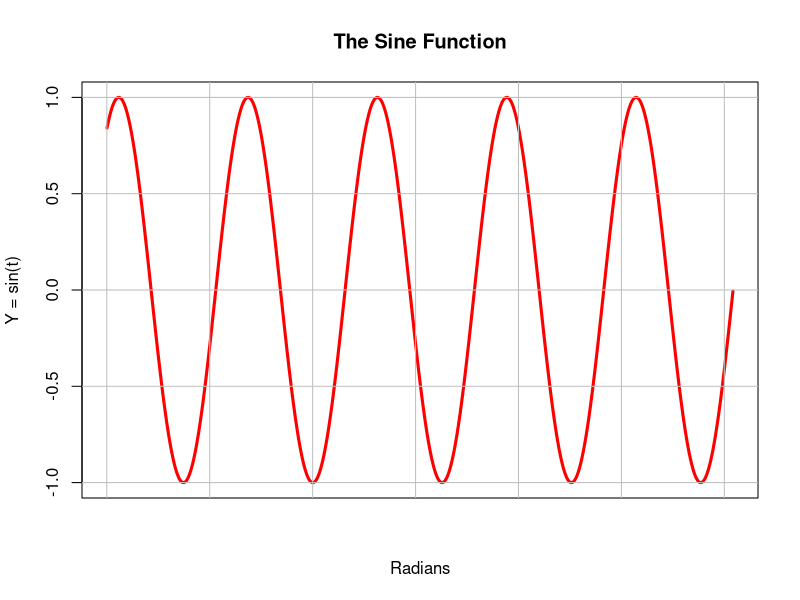
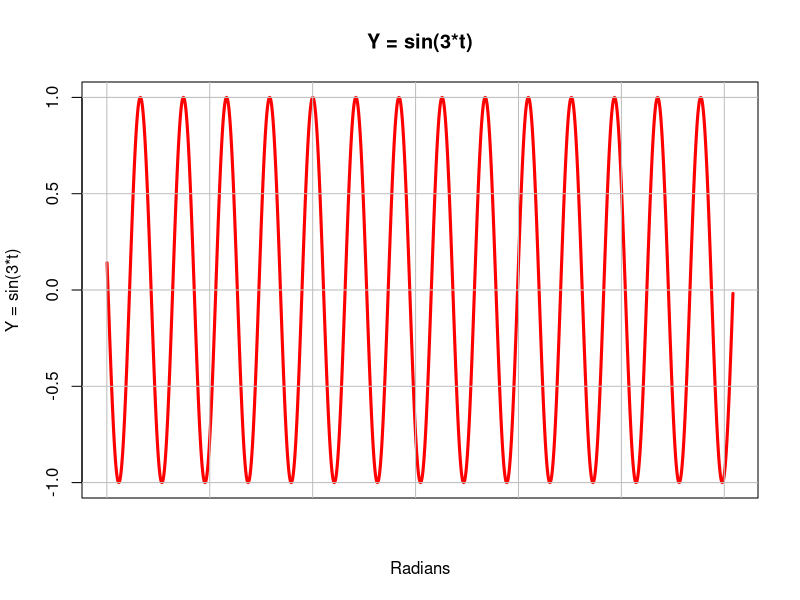
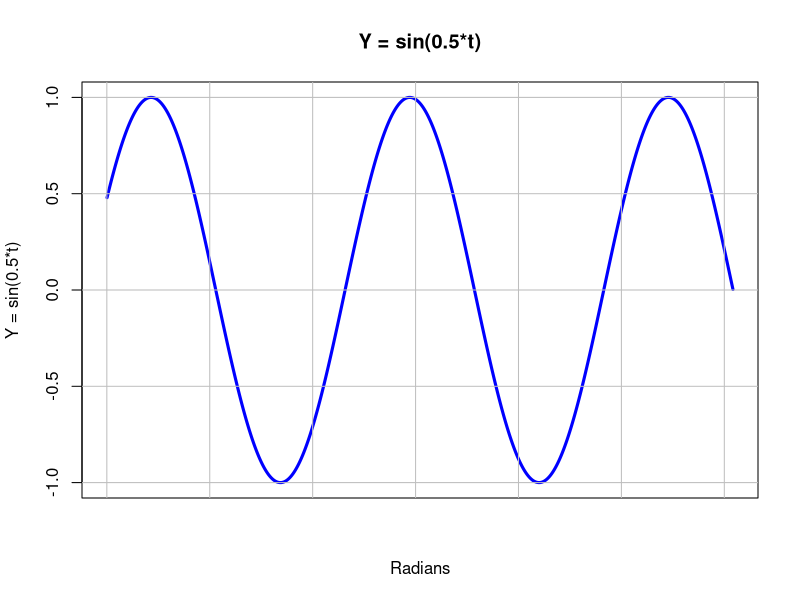
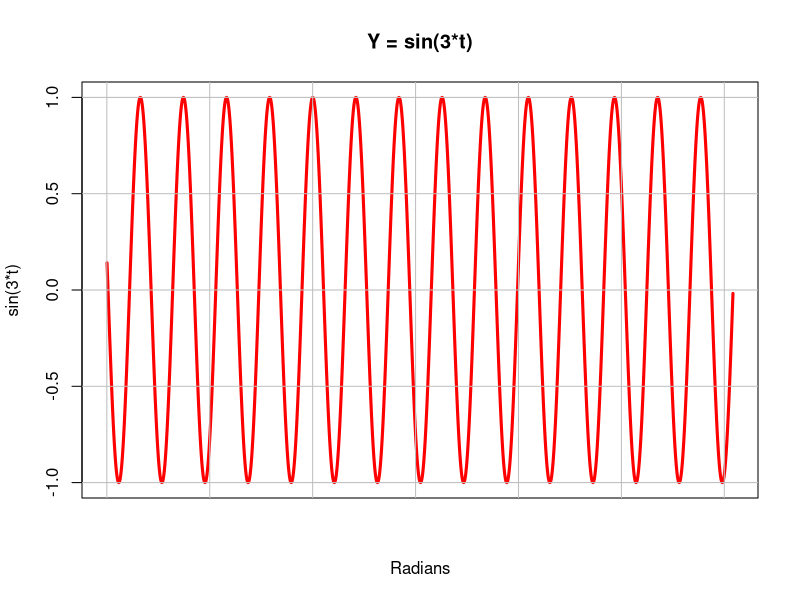
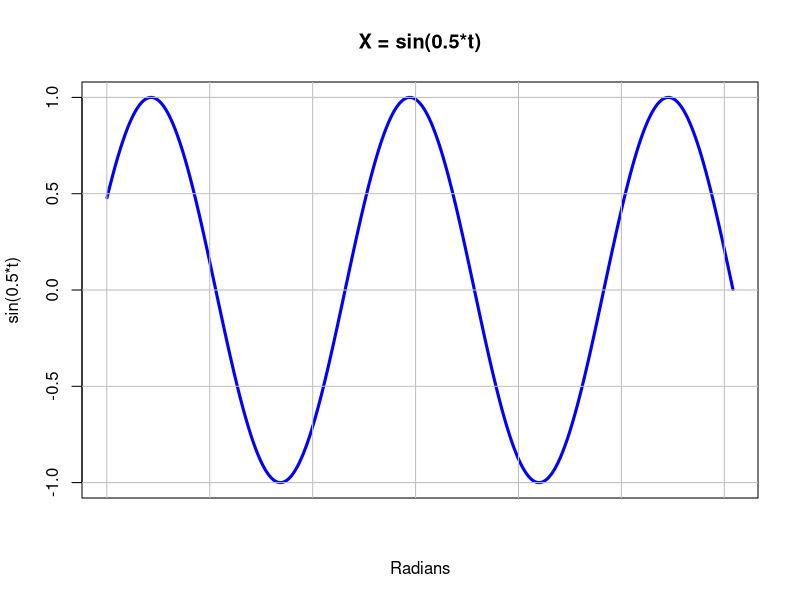
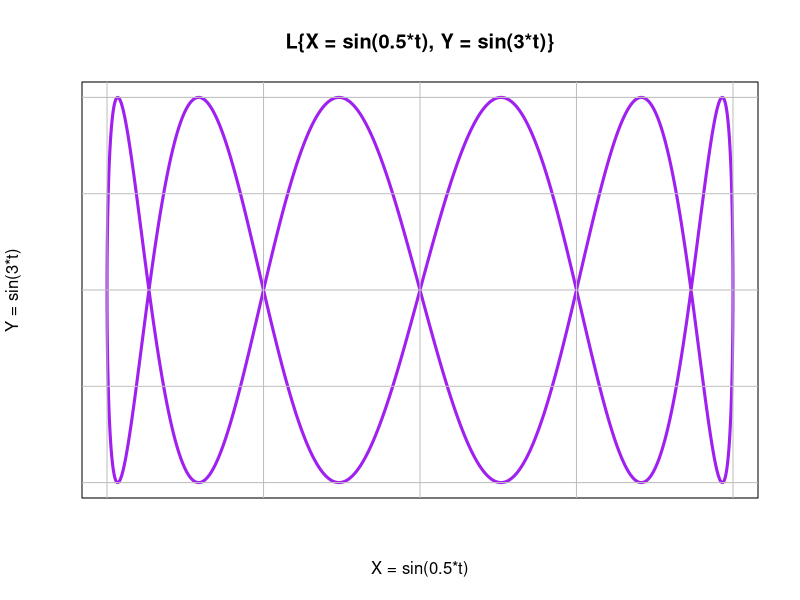
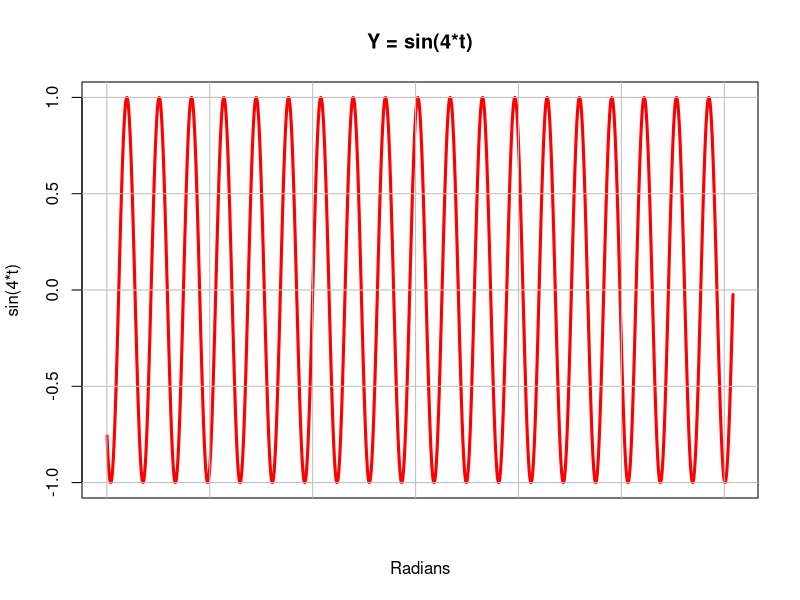
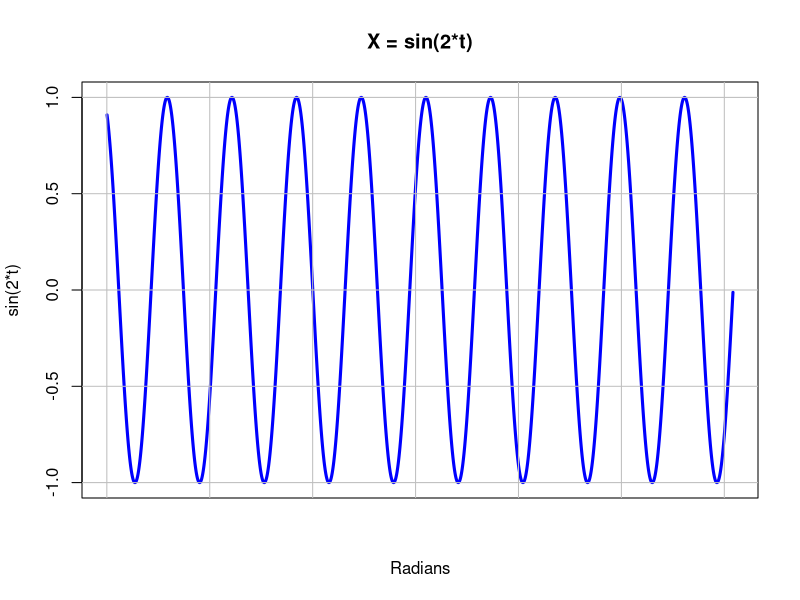

Recreate these plots in R, in order.
## ---- chunk 1
t <- seq(1,10*pi,.01)

plot(x=sin(t), xlab="Radians", ylab='Y = sin(t)', col='red', type='l', lwd=3, main='The Sine Function', xaxt='n')
grid(col='gray', lty=1)
## ---- chunk 2
# Multiple plot function
#
# ggplot objects can be passed in ..., or to plotlist (as a list of ggplot objects)
# - cols:   Number of columns in layout
# - layout: A matrix specifying the layout. If present, 'cols' is ignored.
#
# If the layout is something like matrix(c(1,2,3,3), nrow=2, byrow=TRUE),
# then plot 1 will go in the upper left, 2 will go in the upper right, and
# 3 will go all the way across the bottom.
#
multiplot <- function(..., plotlist=NULL, file, cols=1, layout=NULL) {
  require(grid)

  # Make a list from the ... arguments and plotlist
  plots <- c(list(...), plotlist)

  numPlots = length(plots)

  # If layout is NULL, then use 'cols' to determine layout
  if (is.null(layout)) {
    # Make the panel
    # ncol: Number of columns of plots
    # nrow: Number of rows needed, calculated from # of cols
    layout <- matrix(seq(1, cols * ceiling(numPlots/cols)),
                    ncol = cols, nrow = ceiling(numPlots/cols))
  }

 if (numPlots==1) {
    print(plots[[1]])

  } else {
    # Set up the page
    grid.newpage()
    pushViewport(viewport(layout = grid.layout(nrow(layout), ncol(layout))))

    # Make each plot, in the correct location
    for (i in 1:numPlots) {
      # Get the i,j matrix positions of the regions that contain this subplot
      matchidx <- as.data.frame(which(layout == i, arr.ind = TRUE))

      print(plots[[i]], vp = viewport(layout.pos.row = matchidx$row,
                                      layout.pos.col = matchidx$col))
    }
  }
}

## ---- chunk 3
plot(x=sin(t*3), xlab="Radians", ylab='Y = sin(3*t)', col='red', type='l', lwd=3, main='Y = sin(3*t)', xaxt='n')
grid(col='gray', lty=1)

plot(x=sin(t*.5), xlab="Radians", ylab='Y = sin(0.5*t)', col='blue', type='l', lwd=3, main='Y = sin(0.5*t)', xaxt='n')
grid(col='gray', lty=1)

## ---- chunk 4
plot(x=sin(t*3), xlab="Radians", ylab='sin(3*t)', col='red', type='l', lwd=3, main='Y = sin(3*t)', xaxt='n')
grid(col='gray', lty=1)

plot(x=sin(t*.5), xlab="Radians", ylab='sin(0.5*t)', col='blue', type='l', lwd=3, main='X = sin(0.5*t)', xaxt='n')
grid(col='gray', lty=1)
## ---- chunk 5
plot(x=sin(t*.5), y=sin(t*3), xlab='X = sin(0.5*t)', ylab='Y = sin(3*t)', col='purple', type='l', lwd=3, main='L{X = sin(0.5*t), Y = sin(3*t)}', xaxt='n', yaxt='n')

grid(col='gray', lty=1)
## ---- chunk 6
plot(x=sin(t*4), xlab="Radians", ylab='sin(4*t)', col='red', type='l', lwd=3, main='Y = sin(4*t)', xaxt='n')
grid(col='gray', lty=1)

plot(x=sin(t*2), xlab="Radians", ylab='sin(2*t)', col='blue', type='l', lwd=3, main='X = sin(2*t)', xaxt='n')
grid(col='gray', lty=1)
## ---- chunk 7
plot(x=sin(t*2), y=sin(t*4), xlab='X = sin(2*t)', ylab='Y = sin(4*t)', col='purple', type='l', lwd=3, main='L{X = sin(2*t), Y = sin(4*t)}', xaxt='n', yaxt='n')

grid(col='gray', lty=1)
